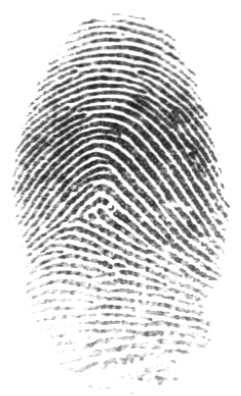
%> input picture MATLAB/test.png, 241 x 396 px
$ octave --eval "result = TuXiangYuChuLi('test.png');"   (GNU Octave 9; MATLAB toolbox functions it lacks are replaced by stand-ins)
%> lines starting %> are read from the running program, lines starting %| are printed output that depends on the picture; in (x1, y1, x2, y2) boxes, pixels count from 0 and x2, y2 are one past the last pixel; in counts of white or black regions, pixels touching at a corner belong together; the program's own positions count from 1
function [ K ] = TuXiangYuChuLi( img_file_name )
%> called with img_file_name = 'test.png'
%UNTITLED6 Summary of this function goes here
%   Detailed explanation goes here

% 空域增强 -------------------------------

% image_file_name = 'test.png';
img=double(rgb2gray(imread(img_file_name)));
%> img: size 396x241 double; min 21, max 255, mean 211.8
% figure('name','原始指纹图像');
% imshow(img,[])
[m n]=size(img);
%> m = 396; n = 241

Fe=1;%控制参数
Fd=128;

xmax=max(max(img));
%> xmax = 255
u=(1+(xmax-img)/Fd).^(-Fe);     %空间域变换到模糊域
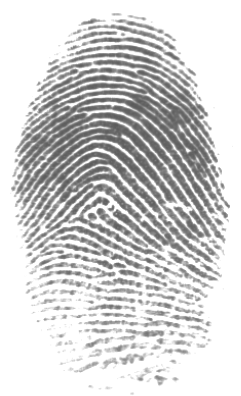
%> u: size 396x241 double; min 0.354, max 1, mean 0.826

%也可以多次迭代
for i=1:m                       %模糊域增强算子
   for j=1:n
      if u(i,j)<0.5
        u(i,j)=2*u(i,j)^2;
      else
        u(i,j)=1-2*(1-u(i,j))^2;
      end
   end
end

img=xmax-Fd.*(u.^(-1/Fe)-1);    %模糊域变换回空间域
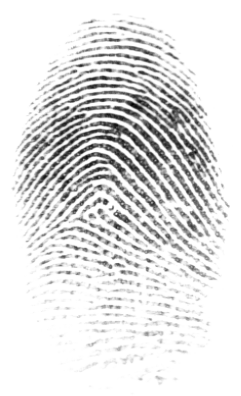
%> img: size 396x241 double; min -128.9, max 255, mean 210.6; drawn with min black and max white

% figure('name','空域滤波后的图像');
img = uint8(img);
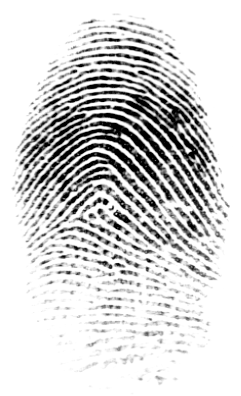
%> img: size 396x241 uint8; min 0, max 255, mean 211.8
% imshow(img);

%---------------------------------------------------------------

%二值化图像-------------------------------------------------------

level=graythresh(img);
%> level = 0.602
J=im2bw(img,level);
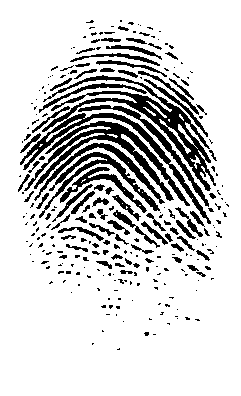
%> J: size 396x241 logical; 82% white; 262 black regions (175 under 20 px), largest, box (x1, y1, x2, y2) and area: (20, 75, 216, 224) 4543, (24, 121, 190, 206) 2392, (39, 152, 160, 218) 1052
% figure('name','二值化后的图像');
% imshow(J);
%---------------------------------------------------------------

%图像细化--------------------------------------------------------
I=J;
%> (the run ends here)
